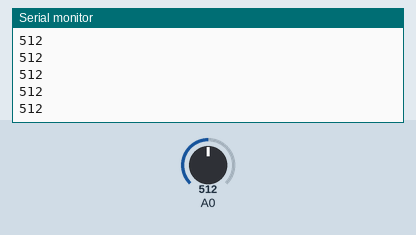
A sketch run on a simulated Arduino Uno, built with avr-gcc and run on an emulated ATmega328P. Shown: the last lines printed to the serial monitor. Inputs (shaded band) come from the test bench; at power-on: A0 = 512.

Above: at 1.2 s.
1.3 s: A0 set to 716
At 1.9 s:
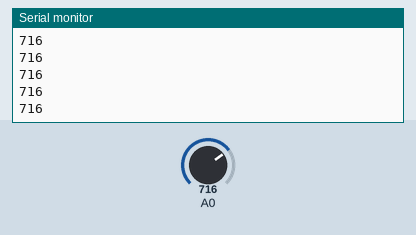
2.8 s: A0 set to 900
At 3.5 s:
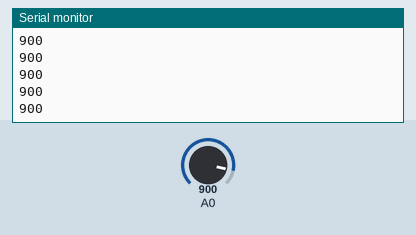
Timing chart, 0 to 5.8 s (numbered marks = the images above; inputs shaded):
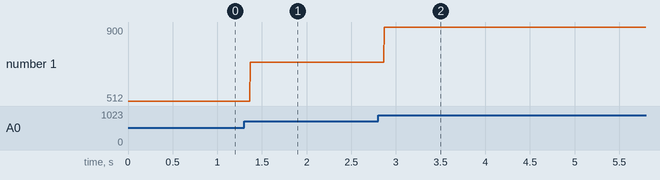

The sketch:

A03_Analog_01.ino
```cpp
void setup() {
  Serial.begin(9600);

}

void loop() {
  int teg = analogRead(A0);
  Serial.println(teg);
}
```

Measured:
- after the input at 1.3 s, the serial monitor: prints a new line after 0.07 s (image 1)
- after the input at 2.8 s, the serial monitor: prints a new line after 0.07 s (image 2)
- plotted number 1: 512 → 716 after the input at 1.3 s, 716 → 900 after the input at 2.8 s
